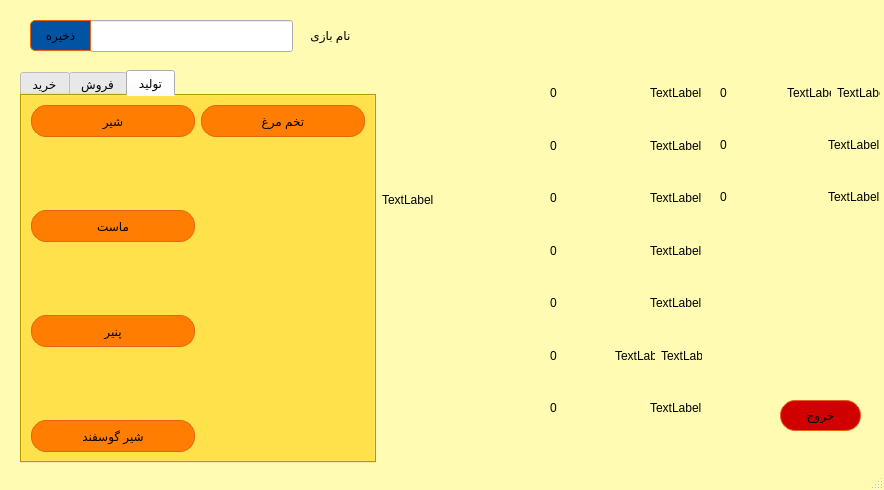
<?xml version="1.0" encoding="UTF-8"?>
<ui version="4.0">
 <class>Mainw</class>
 <widget class="QMainWindow" name="Mainw">
  <property name="geometry">
   <rect>
    <x>0</x>
    <y>0</y>
    <width>884</width>
    <height>490</height>
   </rect>
  </property>
  <property name="minimumSize">
   <size>
    <width>884</width>
    <height>490</height>
   </size>
  </property>
  <property name="maximumSize">
   <size>
    <width>884</width>
    <height>490</height>
   </size>
  </property>
  <property name="windowTitle">
   <string>Mainw</string>
  </property>
  <property name="styleSheet">
   <string notr="true">QPushButton
{
background-color:#ff7d00;
	width :75px;
height:30px;
border-radius:15px;
border : 1px solid #e36414;
}
QPushButton::hover
{
background-color:#ffb600;
	
}
#Mainw
{
background-color:#fffbb2;
}</string>
  </property>
  <widget class="QWidget" name="centralwidget">
   <widget class="QPushButton" name="pushButton_16">
    <property name="geometry">
     <rect>
      <x>780</x>
      <y>400</y>
      <width>81</width>
      <height>31</height>
     </rect>
    </property>
    <property name="cursor">
     <cursorShape>PointingHandCursor</cursorShape>
    </property>
    <property name="styleSheet">
     <string notr="true">#pushButton_16
{
background-color:#d00000;
}</string>
    </property>
    <property name="text">
     <string>خروج</string>
    </property>
   </widget>
   <widget class="QLabel" name="label_24">
    <property name="geometry">
     <rect>
      <x>290</x>
      <y>10</y>
      <width>67</width>
      <height>51</height>
     </rect>
    </property>
    <property name="text">
     <string>  نام بازی</string>
    </property>
   </widget>
   <widget class="QWidget" name="horizontalLayoutWidget_3">
    <property name="geometry">
     <rect>
      <x>20</x>
      <y>70</y>
      <width>521</width>
      <height>393</height>
     </rect>
    </property>
    <layout class="QHBoxLayout" name="horizontalLayout_2">
     <property name="rightMargin">
      <number>0</number>
     </property>
     <item>
      <widget class="QTabWidget" name="tabWidget">
       <property name="minimumSize">
        <size>
         <width>0</width>
         <height>0</height>
        </size>
       </property>
       <property name="styleSheet">
        <string notr="true">#tabWidget
{
background-color:#ffd500;
}</string>
       </property>
       <property name="currentIndex">
        <number>2</number>
       </property>
       <widget class="QWidget" name="tab">
        <attribute name="title">
         <string>خرید</string>
        </attribute>
        <layout class="QGridLayout" name="gridLayout_4">
         <item row="0" column="0">
          <layout class="QGridLayout" name="gridLayout_3">
           <property name="leftMargin">
            <number>0</number>
           </property>
           <property name="rightMargin">
            <number>165</number>
           </property>
           <item row="0" column="0">
            <widget class="QPushButton" name="pushButton_5">
             <property name="minimumSize">
              <size>
               <width>0</width>
               <height>0</height>
              </size>
             </property>
             <property name="text">
              <string>گاو</string>
             </property>
            </widget>
           </item>
           <item row="2" column="0">
            <widget class="QPushButton" name="pushButton_2">
             <property name="text">
              <string>گوسفند</string>
             </property>
            </widget>
           </item>
           <item row="3" column="0">
            <spacer name="verticalSpacer_9">
             <property name="orientation">
              <enum>Qt::Vertical</enum>
             </property>
             <property name="sizeHint" stdset="0">
              <size>
               <width>20</width>
               <height>40</height>
              </size>
             </property>
            </spacer>
           </item>
           <item row="6" column="0">
            <widget class="QPushButton" name="pushButton_4">
             <property name="styleSheet">
              <string notr="true">#pushButton_4
{
width:30px;
}</string>
             </property>
             <property name="text">
              <string>علوفه</string>
             </property>
            </widget>
           </item>
           <item row="5" column="0">
            <spacer name="verticalSpacer_10">
             <property name="orientation">
              <enum>Qt::Vertical</enum>
             </property>
             <property name="sizeHint" stdset="0">
              <size>
               <width>20</width>
               <height>40</height>
              </size>
             </property>
            </spacer>
           </item>
           <item row="1" column="0">
            <spacer name="verticalSpacer_8">
             <property name="orientation">
              <enum>Qt::Vertical</enum>
             </property>
             <property name="sizeHint" stdset="0">
              <size>
               <width>20</width>
               <height>40</height>
              </size>
             </property>
            </spacer>
           </item>
           <item row="4" column="0">
            <widget class="QPushButton" name="pushButton_3">
             <property name="text">
              <string>مرغ</string>
             </property>
            </widget>
           </item>
          </layout>
         </item>
        </layout>
       </widget>
       <widget class="QWidget" name="tab_3">
        <attribute name="title">
         <string>فروش</string>
        </attribute>
        <layout class="QGridLayout" name="gridLayout_6">
         <item row="0" column="0">
          <layout class="QGridLayout" name="gridLayout_5">
           <item row="2" column="0">
            <widget class="QPushButton" name="sellcowmilk">
             <property name="text">
              <string>شیر گاو</string>
             </property>
            </widget>
           </item>
           <item row="8" column="0">
            <spacer name="verticalSpacer">
             <property name="orientation">
              <enum>Qt::Vertical</enum>
             </property>
             <property name="sizeHint" stdset="0">
              <size>
               <width>20</width>
               <height>40</height>
              </size>
             </property>
            </spacer>
           </item>
           <item row="0" column="1">
            <widget class="QPushButton" name="sellsheep">
             <property name="text">
              <string>گوسفند</string>
             </property>
            </widget>
           </item>
           <item row="0" column="0">
            <widget class="QPushButton" name="sellcow">
             <property name="text">
              <string>گاو</string>
             </property>
            </widget>
           </item>
           <item row="7" column="0">
            <widget class="QPushButton" name="sellsheepmilk">
             <property name="text">
              <string>شیر گوسفند</string>
             </property>
            </widget>
           </item>
           <item row="11" column="0">
            <widget class="QPushButton" name="sellhenegg">
             <property name="text">
              <string>تخم مرغ</string>
             </property>
            </widget>
           </item>
           <item row="9" column="0">
            <widget class="QPushButton" name="sellcowcheese">
             <property name="text">
              <string>پنیر</string>
             </property>
            </widget>
           </item>
           <item row="6" column="0">
            <spacer name="verticalSpacer_6">
             <property name="orientation">
              <enum>Qt::Vertical</enum>
             </property>
             <property name="sizeHint" stdset="0">
              <size>
               <width>20</width>
               <height>40</height>
              </size>
             </property>
            </spacer>
           </item>
           <item row="10" column="0">
            <spacer name="verticalSpacer_11">
             <property name="orientation">
              <enum>Qt::Vertical</enum>
             </property>
             <property name="sizeHint" stdset="0">
              <size>
               <width>20</width>
               <height>40</height>
              </size>
             </property>
            </spacer>
           </item>
           <item row="13" column="0">
            <widget class="QPushButton" name="sellhen">
             <property name="text">
              <string>مرغ</string>
             </property>
            </widget>
           </item>
           <item row="12" column="0">
            <spacer name="verticalSpacer_7">
             <property name="orientation">
              <enum>Qt::Vertical</enum>
             </property>
             <property name="sizeHint" stdset="0">
              <size>
               <width>20</width>
               <height>40</height>
              </size>
             </property>
            </spacer>
           </item>
           <item row="1" column="0">
            <spacer name="verticalSpacer_2">
             <property name="orientation">
              <enum>Qt::Vertical</enum>
             </property>
             <property name="sizeHint" stdset="0">
              <size>
               <width>20</width>
               <height>40</height>
              </size>
             </property>
            </spacer>
           </item>
           <item row="5" column="0">
            <widget class="QPushButton" name="sellcowyogurt">
             <property name="text">
              <string>ماست</string>
             </property>
            </widget>
           </item>
           <item row="3" column="0">
            <spacer name="verticalSpacer_12">
             <property name="orientation">
              <enum>Qt::Vertical</enum>
             </property>
             <property name="sizeHint" stdset="0">
              <size>
               <width>20</width>
               <height>40</height>
              </size>
             </property>
            </spacer>
           </item>
          </layout>
         </item>
        </layout>
       </widget>
       <widget class="QWidget" name="tab_2">
        <attribute name="title">
         <string>تولید</string>
        </attribute>
        <layout class="QGridLayout" name="gridLayout_7">
         <item row="0" column="0">
          <layout class="QGridLayout" name="gridLayout_2">
           <item row="6" column="0">
            <widget class="QPushButton" name="smilkp">
             <property name="text">
              <string>شیر گوسفند</string>
             </property>
            </widget>
           </item>
           <item row="4" column="0">
            <widget class="QPushButton" name="cheesep">
             <property name="text">
              <string>پنیر</string>
             </property>
            </widget>
           </item>
           <item row="1" column="0">
            <spacer name="verticalSpacer_5">
             <property name="orientation">
              <enum>Qt::Vertical</enum>
             </property>
             <property name="sizeHint" stdset="0">
              <size>
               <width>20</width>
               <height>40</height>
              </size>
             </property>
            </spacer>
           </item>
           <item row="0" column="0">
            <widget class="QPushButton" name="milkp">
             <property name="text">
              <string>شیر</string>
             </property>
            </widget>
           </item>
           <item row="2" column="0">
            <widget class="QPushButton" name="yogurtp">
             <property name="styleSheet">
              <string notr="true"/>
             </property>
             <property name="text">
              <string>ماست</string>
             </property>
            </widget>
           </item>
           <item row="5" column="0">
            <spacer name="verticalSpacer_3">
             <property name="orientation">
              <enum>Qt::Vertical</enum>
             </property>
             <property name="sizeHint" stdset="0">
              <size>
               <width>20</width>
               <height>40</height>
              </size>
             </property>
            </spacer>
           </item>
           <item row="3" column="0">
            <spacer name="verticalSpacer_4">
             <property name="orientation">
              <enum>Qt::Vertical</enum>
             </property>
             <property name="sizeHint" stdset="0">
              <size>
               <width>20</width>
               <height>40</height>
              </size>
             </property>
            </spacer>
           </item>
           <item row="0" column="1">
            <widget class="QPushButton" name="eggp">
             <property name="minimumSize">
              <size>
               <width>0</width>
               <height>0</height>
              </size>
             </property>
             <property name="toolTipDuration">
              <number>8</number>
             </property>
             <property name="styleSheet">
              <string notr="true"/>
             </property>
             <property name="text">
              <string>تخم مرغ</string>
             </property>
            </widget>
           </item>
          </layout>
         </item>
        </layout>
       </widget>
      </widget>
     </item>
     <item>
      <layout class="QVBoxLayout" name="verticalLayout_2">
       <property name="topMargin">
        <number>27</number>
       </property>
       <property name="rightMargin">
        <number>9</number>
       </property>
       <property name="bottomMargin">
        <number>160</number>
       </property>
       <item>
        <widget class="QLabel" name="label_3">
         <property name="minimumSize">
          <size>
           <width>150</width>
           <height>150</height>
          </size>
         </property>
         <property name="styleSheet">
          <string notr="true"/>
         </property>
         <property name="text">
          <string>TextLabel</string>
         </property>
        </widget>
       </item>
      </layout>
     </item>
    </layout>
   </widget>
   <widget class="QWidget" name="verticalLayoutWidget_2">
    <property name="geometry">
     <rect>
      <x>550</x>
      <y>70</y>
      <width>152</width>
      <height>361</height>
     </rect>
    </property>
    <layout class="QVBoxLayout" name="verticalLayout_3">
     <item>
      <layout class="QHBoxLayout" name="horizontalLayout">
       <item>
        <widget class="QLabel" name="money">
         <property name="minimumSize">
          <size>
           <width>30</width>
           <height>0</height>
          </size>
         </property>
         <property name="text">
          <string>0</string>
         </property>
        </widget>
       </item>
       <item>
        <spacer name="horizontalSpacer">
         <property name="orientation">
          <enum>Qt::Horizontal</enum>
         </property>
         <property name="sizeHint" stdset="0">
          <size>
           <width>40</width>
           <height>20</height>
          </size>
         </property>
        </spacer>
       </item>
       <item>
        <widget class="QLabel" name="label_2">
         <property name="minimumSize">
          <size>
           <width>40</width>
           <height>40</height>
          </size>
         </property>
         <property name="text">
          <string>TextLabel</string>
         </property>
        </widget>
       </item>
      </layout>
     </item>
     <item>
      <layout class="QHBoxLayout" name="horizontalLayout_3">
       <item>
        <widget class="QLabel" name="feed">
         <property name="minimumSize">
          <size>
           <width>30</width>
           <height>0</height>
          </size>
         </property>
         <property name="text">
          <string>0</string>
         </property>
        </widget>
       </item>
       <item>
        <spacer name="horizontalSpacer_2">
         <property name="orientation">
          <enum>Qt::Horizontal</enum>
         </property>
         <property name="sizeHint" stdset="0">
          <size>
           <width>40</width>
           <height>20</height>
          </size>
         </property>
        </spacer>
       </item>
       <item>
        <widget class="QLabel" name="label_4">
         <property name="minimumSize">
          <size>
           <width>40</width>
           <height>40</height>
          </size>
         </property>
         <property name="text">
          <string>TextLabel</string>
         </property>
        </widget>
       </item>
      </layout>
     </item>
     <item>
      <layout class="QHBoxLayout" name="horizontalLayout_5">
       <item>
        <widget class="QLabel" name="hen">
         <property name="minimumSize">
          <size>
           <width>30</width>
           <height>0</height>
          </size>
         </property>
         <property name="text">
          <string>0</string>
         </property>
        </widget>
       </item>
       <item>
        <spacer name="horizontalSpacer_3">
         <property name="orientation">
          <enum>Qt::Horizontal</enum>
         </property>
         <property name="sizeHint" stdset="0">
          <size>
           <width>40</width>
           <height>20</height>
          </size>
         </property>
        </spacer>
       </item>
       <item>
        <widget class="QLabel" name="label_5">
         <property name="minimumSize">
          <size>
           <width>40</width>
           <height>40</height>
          </size>
         </property>
         <property name="text">
          <string>TextLabel</string>
         </property>
        </widget>
       </item>
      </layout>
     </item>
     <item>
      <layout class="QHBoxLayout" name="horizontalLayout_6">
       <item>
        <widget class="QLabel" name="henegg">
         <property name="minimumSize">
          <size>
           <width>30</width>
           <height>0</height>
          </size>
         </property>
         <property name="text">
          <string>0</string>
         </property>
        </widget>
       </item>
       <item>
        <spacer name="horizontalSpacer_4">
         <property name="orientation">
          <enum>Qt::Horizontal</enum>
         </property>
         <property name="sizeHint" stdset="0">
          <size>
           <width>40</width>
           <height>20</height>
          </size>
         </property>
        </spacer>
       </item>
       <item>
        <widget class="QLabel" name="label_12">
         <property name="minimumSize">
          <size>
           <width>40</width>
           <height>40</height>
          </size>
         </property>
         <property name="text">
          <string>TextLabel</string>
         </property>
        </widget>
       </item>
      </layout>
     </item>
     <item>
      <layout class="QHBoxLayout" name="horizontalLayout_7">
       <item>
        <widget class="QLabel" name="sheep">
         <property name="minimumSize">
          <size>
           <width>30</width>
           <height>0</height>
          </size>
         </property>
         <property name="text">
          <string>0</string>
         </property>
        </widget>
       </item>
       <item>
        <spacer name="horizontalSpacer_5">
         <property name="orientation">
          <enum>Qt::Horizontal</enum>
         </property>
         <property name="sizeHint" stdset="0">
          <size>
           <width>40</width>
           <height>20</height>
          </size>
         </property>
        </spacer>
       </item>
       <item>
        <widget class="QLabel" name="label_6">
         <property name="minimumSize">
          <size>
           <width>40</width>
           <height>40</height>
          </size>
         </property>
         <property name="text">
          <string>TextLabel</string>
         </property>
        </widget>
       </item>
      </layout>
     </item>
     <item>
      <layout class="QHBoxLayout" name="horizontalLayout_8">
       <item>
        <widget class="QLabel" name="sheepmilk">
         <property name="minimumSize">
          <size>
           <width>30</width>
           <height>0</height>
          </size>
         </property>
         <property name="text">
          <string>0</string>
         </property>
        </widget>
       </item>
       <item>
        <spacer name="horizontalSpacer_6">
         <property name="orientation">
          <enum>Qt::Horizontal</enum>
         </property>
         <property name="sizeHint" stdset="0">
          <size>
           <width>40</width>
           <height>20</height>
          </size>
         </property>
        </spacer>
       </item>
       <item>
        <widget class="QLabel" name="label_17">
         <property name="minimumSize">
          <size>
           <width>40</width>
           <height>40</height>
          </size>
         </property>
         <property name="text">
          <string>TextLabel</string>
         </property>
        </widget>
       </item>
       <item>
        <widget class="QLabel" name="label_16">
         <property name="minimumSize">
          <size>
           <width>40</width>
           <height>40</height>
          </size>
         </property>
         <property name="text">
          <string>TextLabel</string>
         </property>
        </widget>
       </item>
      </layout>
     </item>
     <item>
      <layout class="QHBoxLayout" name="horizontalLayout_9">
       <item>
        <widget class="QLabel" name="cow">
         <property name="minimumSize">
          <size>
           <width>30</width>
           <height>0</height>
          </size>
         </property>
         <property name="text">
          <string>0</string>
         </property>
        </widget>
       </item>
       <item>
        <spacer name="horizontalSpacer_7">
         <property name="orientation">
          <enum>Qt::Horizontal</enum>
         </property>
         <property name="sizeHint" stdset="0">
          <size>
           <width>40</width>
           <height>20</height>
          </size>
         </property>
        </spacer>
       </item>
       <item>
        <widget class="QLabel" name="label_7">
         <property name="minimumSize">
          <size>
           <width>40</width>
           <height>40</height>
          </size>
         </property>
         <property name="text">
          <string>TextLabel</string>
         </property>
        </widget>
       </item>
      </layout>
     </item>
    </layout>
   </widget>
   <widget class="QWidget" name="verticalLayoutWidget">
    <property name="geometry">
     <rect>
      <x>720</x>
      <y>70</y>
      <width>160</width>
      <height>150</height>
     </rect>
    </property>
    <layout class="QVBoxLayout" name="verticalLayout_5">
     <item>
      <layout class="QHBoxLayout" name="horizontalLayout_10">
       <item>
        <widget class="QLabel" name="cowmilk">
         <property name="minimumSize">
          <size>
           <width>30</width>
           <height>0</height>
          </size>
         </property>
         <property name="text">
          <string>0</string>
         </property>
        </widget>
       </item>
       <item>
        <spacer name="horizontalSpacer_8">
         <property name="orientation">
          <enum>Qt::Horizontal</enum>
         </property>
         <property name="sizeHint" stdset="0">
          <size>
           <width>40</width>
           <height>20</height>
          </size>
         </property>
        </spacer>
       </item>
       <item>
        <widget class="QLabel" name="label_8">
         <property name="minimumSize">
          <size>
           <width>40</width>
           <height>40</height>
          </size>
         </property>
         <property name="text">
          <string>TextLabel</string>
         </property>
        </widget>
       </item>
       <item>
        <widget class="QLabel" name="label_18">
         <property name="minimumSize">
          <size>
           <width>40</width>
           <height>40</height>
          </size>
         </property>
         <property name="text">
          <string>TextLabel</string>
         </property>
        </widget>
       </item>
      </layout>
     </item>
     <item>
      <layout class="QHBoxLayout" name="horizontalLayout_11">
       <item>
        <widget class="QLabel" name="cowy">
         <property name="minimumSize">
          <size>
           <width>30</width>
           <height>0</height>
          </size>
         </property>
         <property name="text">
          <string>0</string>
         </property>
        </widget>
       </item>
       <item>
        <spacer name="horizontalSpacer_9">
         <property name="orientation">
          <enum>Qt::Horizontal</enum>
         </property>
         <property name="sizeHint" stdset="0">
          <size>
           <width>40</width>
           <height>20</height>
          </size>
         </property>
        </spacer>
       </item>
       <item>
        <widget class="QLabel" name="label_19">
         <property name="minimumSize">
          <size>
           <width>40</width>
           <height>40</height>
          </size>
         </property>
         <property name="text">
          <string>TextLabel</string>
         </property>
        </widget>
       </item>
      </layout>
     </item>
     <item>
      <layout class="QHBoxLayout" name="horizontalLayout_12">
       <item>
        <widget class="QLabel" name="cheese">
         <property name="minimumSize">
          <size>
           <width>30</width>
           <height>0</height>
          </size>
         </property>
         <property name="text">
          <string>0</string>
         </property>
        </widget>
       </item>
       <item>
        <spacer name="horizontalSpacer_10">
         <property name="orientation">
          <enum>Qt::Horizontal</enum>
         </property>
         <property name="sizeHint" stdset="0">
          <size>
           <width>40</width>
           <height>20</height>
          </size>
         </property>
        </spacer>
       </item>
       <item>
        <widget class="QLabel" name="label_9">
         <property name="minimumSize">
          <size>
           <width>40</width>
           <height>40</height>
          </size>
         </property>
         <property name="text">
          <string>TextLabel</string>
         </property>
        </widget>
       </item>
      </layout>
     </item>
    </layout>
   </widget>
   <widget class="QLineEdit" name="lineEdit">
    <property name="geometry">
     <rect>
      <x>90</x>
      <y>20</y>
      <width>203</width>
      <height>32</height>
     </rect>
    </property>
    <property name="minimumSize">
     <size>
      <width>0</width>
      <height>30</height>
     </size>
    </property>
   </widget>
   <widget class="QPushButton" name="pushButton">
    <property name="geometry">
     <rect>
      <x>30</x>
      <y>20</y>
      <width>61</width>
      <height>31</height>
     </rect>
    </property>
    <property name="minimumSize">
     <size>
      <width>60</width>
      <height>31</height>
     </size>
    </property>
    <property name="cursor">
     <cursorShape>PointingHandCursor</cursorShape>
    </property>
    <property name="styleSheet">
     <string notr="true">#pushButton
{
width:40px;
background-color:#0353a4;
border-top-left-radius: 5%;
border-bottom-left-radius: 5%;
border-top-right-radius: 0px;
border-bottom-right-radius: 0px;
}</string>
    </property>
    <property name="text">
     <string>ذخیره</string>
    </property>
   </widget>
  </widget>
  <widget class="QStatusBar" name="statusbar"/>
 </widget>
 <resources/>
 <connections/>
</ui>
